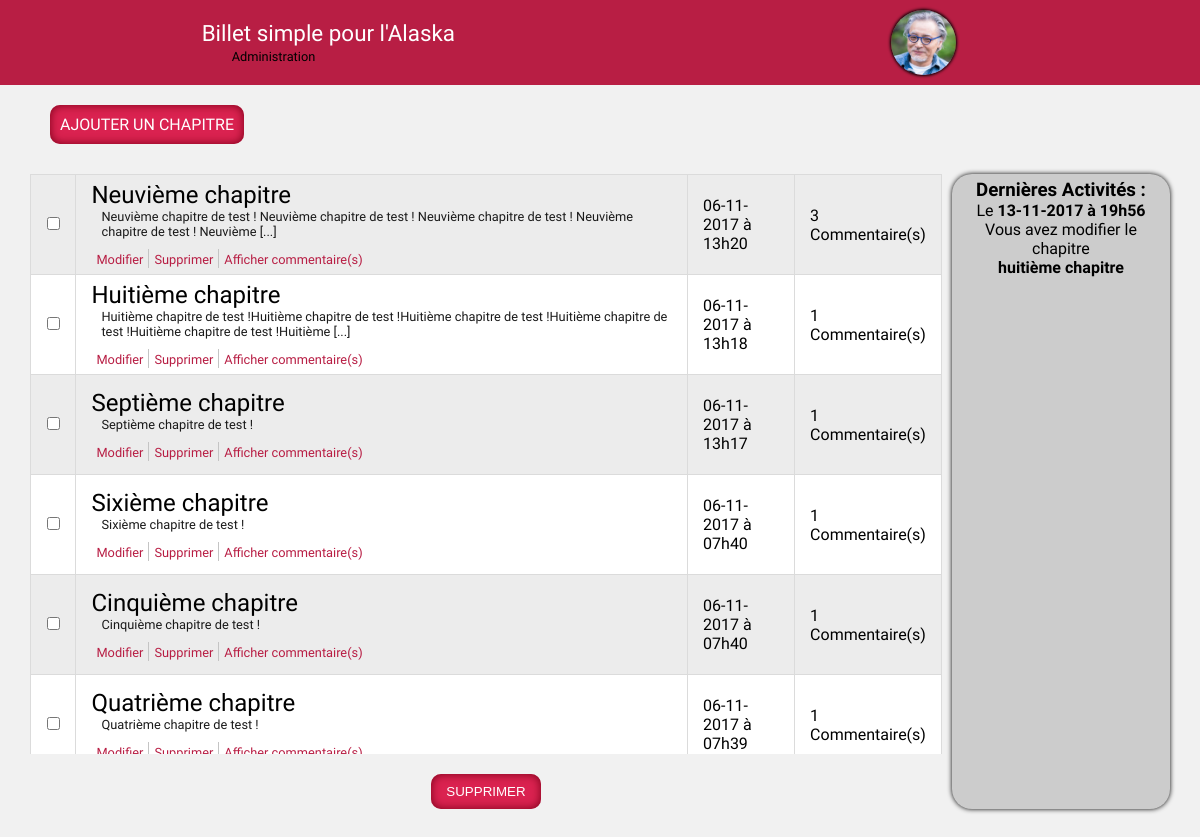
The page /admin.php (signed in) on the database as committed earlier.
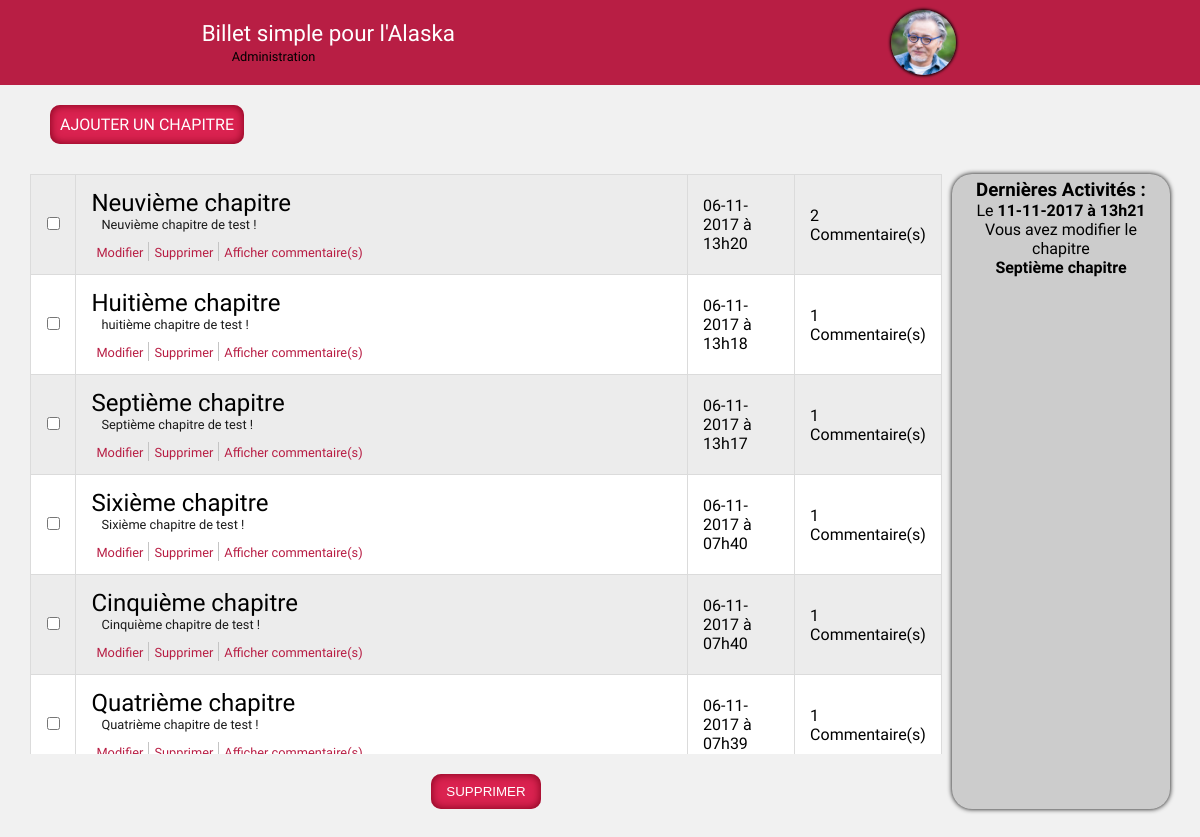
The same page on the database as committed later.
### tables this page shows
CREATE TABLE `tickets` (
  `id` int(11) NOT NULL,
  `title` varchar(255) NOT NULL,
  `content` text NOT NULL,
  `dateTimeAdd` datetime NOT NULL,
  `dateTimeLastModified` datetime DEFAULT NULL
);

### controler/ControlerAdmin.php (called while the page is built, shortened)
<?php
require_once('model/TicketsManager.php');
require_once('model/CommentsManager.php');
class ControlerAdmin
{
    private $_ticketManager;
    private $_commentManager;
    public function accueilAdmin()
    {
        $tickets = $this->ticketManager()->getListTickets();
        for($i = 0; $i < count($tickets); $i++)
        {
            $tickets[$i]['content'] = $this->cutText($tickets[$i]['content'], 180);
        }
        $lastTicketModify = $this->ticketManager()->getLastTicketModify();
        $nbCommentAlert = count($this->commentManager()->getListCommentsAlert());
        $view = new View('Admin');
        $view->generate(array(
            'tickets' => $tickets,
            'lastTicketModify' => $lastTicketModify,
            'nbCommentAlert' => $nbCommentAlert
        ));
    }
    private function cutText($text, $nbChar)
    {
        $text = trim(strip_tags($text));
    	if(is_numeric($nbChar))
    	{
            $PointSuspension = ' [...]';
    		$LengthText = strlen($text);
    		if ($LengthText > $nbChar) {
                $text = substr($text, 0, strpos($text, ' ', $nbChar));
    			$text .= $PointSuspension;
    		}
    	}
    	return $text;
    }
    public function setTicketManager($ticketManager) { $this->_ticketManager = $ticketManager; }
    public function ticketManager() { return $this->_ticketManager; }
    public function setCommentManager($commentManager) { $this->_commentManager = $commentManager; }
    public function commentManager() { return $this->_commentManager; }
}

### admin.php (called while the page is built, shortened)
<?php
$router = new Router();
$router->routeRequest();

### model/TicketsManager.php (called while the page is built, shortened)
<?php
class TicketsManager extends Manager
{
    public function getListTickets()
    {
        $bdd = $this->bddConnect();
        $request = $bdd->query('SELECT id, title, content, DATE_FORMAT(dateTimeAdd, \'%d-%m-%Y à %Hh%i\') AS dateTimeAddTicket FROM tickets ORDER BY dateTimeAdd DESC') or die(print_r($request->errorInfo(), TRUE));
        $commentManager = new CommentsManager();
        while($data = $request->fetchAll())
        {
            for($i = 0; $i < count($data); $i++)
            {
                $ticket[$i]['id'] = $data[$i]['id'];
                $ticket[$i]['title'] = $data[$i]['title'];
                $ticket[$i]['content'] = $data[$i]['content'];
                $ticket[$i]['dateTimeAddTicket'] = $data[$i]['dateTimeAddTicket'];
                $nbComments = $commentManager->getNbComments($data[$i]['id']);
                $ticket[$i]['nbComments'] = $nbComments['nbComments'];
            }
        }
        return $ticket;
    }
    public function getLastTicketModify()
    {
        $bdd = $this->bddConnect();
        $request = $bdd->query('SELECT title, DATE_FORMAT(dateTimeLastModified, \'%d-%m-%Y à %Hh%i\') AS dateTimeLastModified FROM tickets ORDER BY dateTimeLastModified DESC LIMIT 0, 1') or die(print_r($request->errorInfo(), TRUE));
        $data = $request->fetch();
        return $data;
    }
}

### model/CommentsManager.php (called while the page is built, shortened)
<?php
class CommentsManager extends Manager
{
    public function getNbComments($id)
    {
        $bdd = $this->bddConnect();
        $request = $bdd->prepare('SELECT COUNT(*) AS nbComments FROM comments WHERE idTicket=?');
        $request->execute(array($id)) or die(print_r($request->errorInfo(), TRUE));
        $dataNb = $request->fetch();
        return $dataNb;
    }
}

### view/backend/viewAdmin.php (the view, shortened to what the rows shown need)
<section id="accueilAdmin">
    <?php
    if($tickets != null)
    {
    ?>
    <article id="listeChapitres">
        <form method="post" action="admin.php?action=delete">
            <div id="blocTable">
                <table>
                <?php
                $idIncrement = 0;
                foreach($tickets as $areaTicket) :
                ?>
                    <tr>
                        <td>
                            <input type="checkbox" name="idTicket[<?= $idIncrement; ?>]" id="idTicket" value="<?= $areaTicket['id']; ?>">
                            <?php $idIncrement++; ?>
                        </td>
                        <td>
                            <a href="admin.php?action=ticket&change=on&idTicket=<?= $areaTicket['id']; ?>" class="titreChapitre"><?= ucfirst($areaTicket['title']); ?></a>
                            <p><?= $areaTicket['content']; ?></p>
                            <ul>
                                <li><a href="admin.php?action=ticket&change=on&idTicket=<?= $areaTicket['id']; ?>">Modifier</a></li>
                                <li><a href="admin.php?action=delete&deleteTicket=on&idTicket=<?= $areaTicket['id']; ?>">Supprimer</a></li>
                                <li><a href="admin.php?action=comment&comment=on&idTicket=<?= $areaTicket['id']; ?>&nbComments=<?= $areaTicket['nbComments']; ?>">Afficher commentaire(s)</a></li>
                            </ul>
                        </td>
                        <td>
                            <p><?= $areaTicket['dateTimeAddTicket']; ?></p>
                        </td>
                        <td>
                            <?= $areaTicket['nbComments']; ?> Commentaire(s)
                        </td>
                    </tr>
                <?php endforeach; ?>
                </table>
            </div>
            <input type="submit" class="lienPage" value="Supprimer">
        </form>
    </article>
    <aside id="activitesBlog">
        <h1>Dernières Activités :</h1>
        <p id="TicketModify">
            Le <span class="infoModificationChapitre"><?= $lastTicketModify['dateTimeLastModified']; ?></span><br>
            Vous avez modifier le chapitre<br>
            <span class="infoModificationChapitre"><?= $lastTicketModify['title']; ?></span>
        </p>
    </aside>
    <?php
    }
    else
    {
        echo 'Votre roman ne contient encore aucun chapitre';
    }
    ?>
</section>

Rows that differ between the two databases and show on the page:
changed tickets "Neuvième chapitre": content "Neuvième chapitre de test ! Neuvième chapitre de test ! Neuvième chapitre de test ! Neuvième chapitre de test ! Neuvième [...]" → "Neuvième chapitre de test !"; nbComments "3" → "2"
changed tickets "Huitième chapitre": content "Huitième chapitre de test !Huitième chapitre de test !Huitième chapitre de test !Huitième chapitre de test !Huitième chapitre de test !Huitième [...]" → "huitième chapitre de test !"
Other text that changed with them:
$lastTicketModify['dateTimeLastModified']: "13-11-2017 à 19h56" → "11-11-2017 à 13h21"
$lastTicketModify['title']: "huitième chapitre" → "Septième chapitre"
